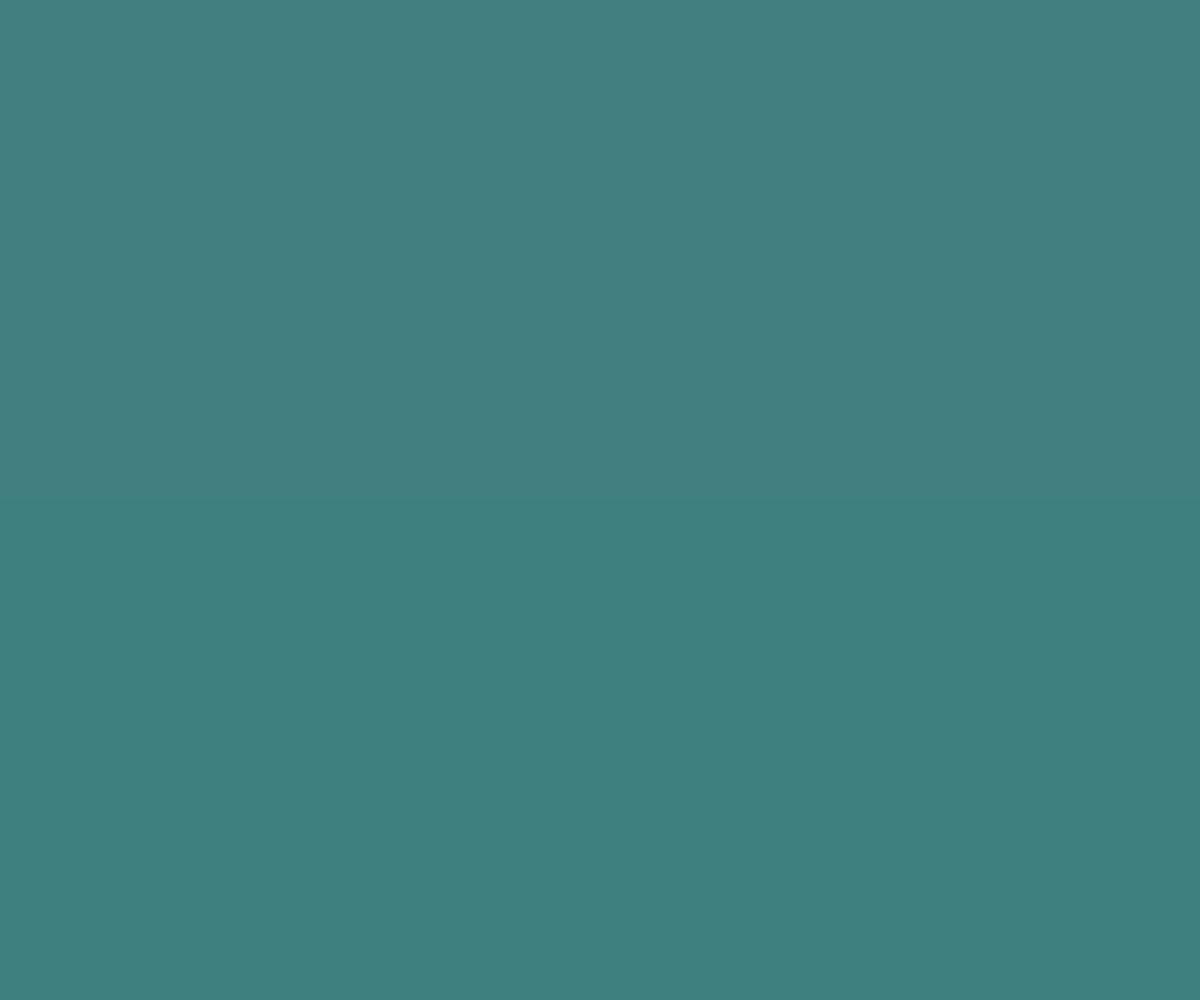
Frame 1 (no input)
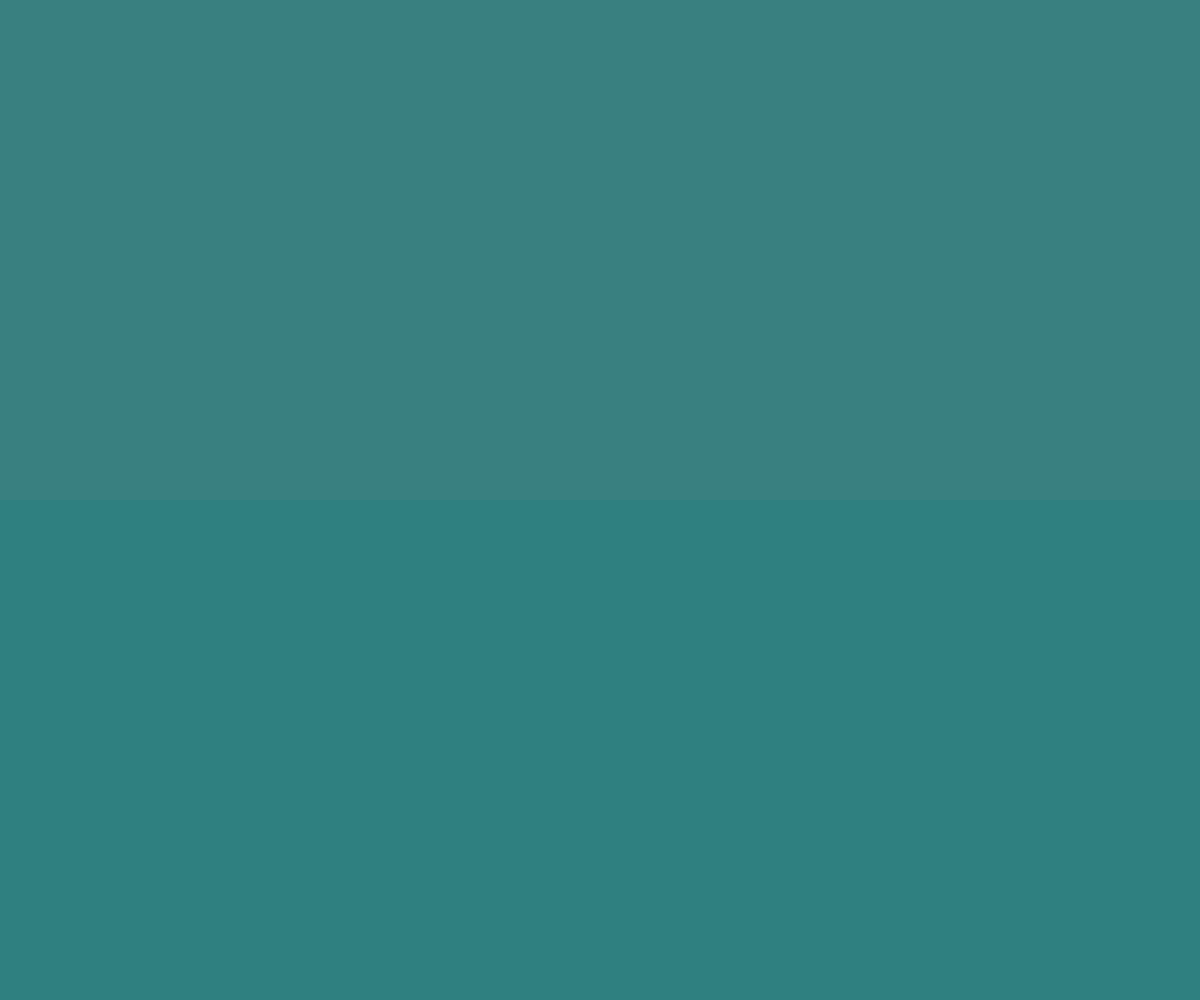
Frame 60 (no input)
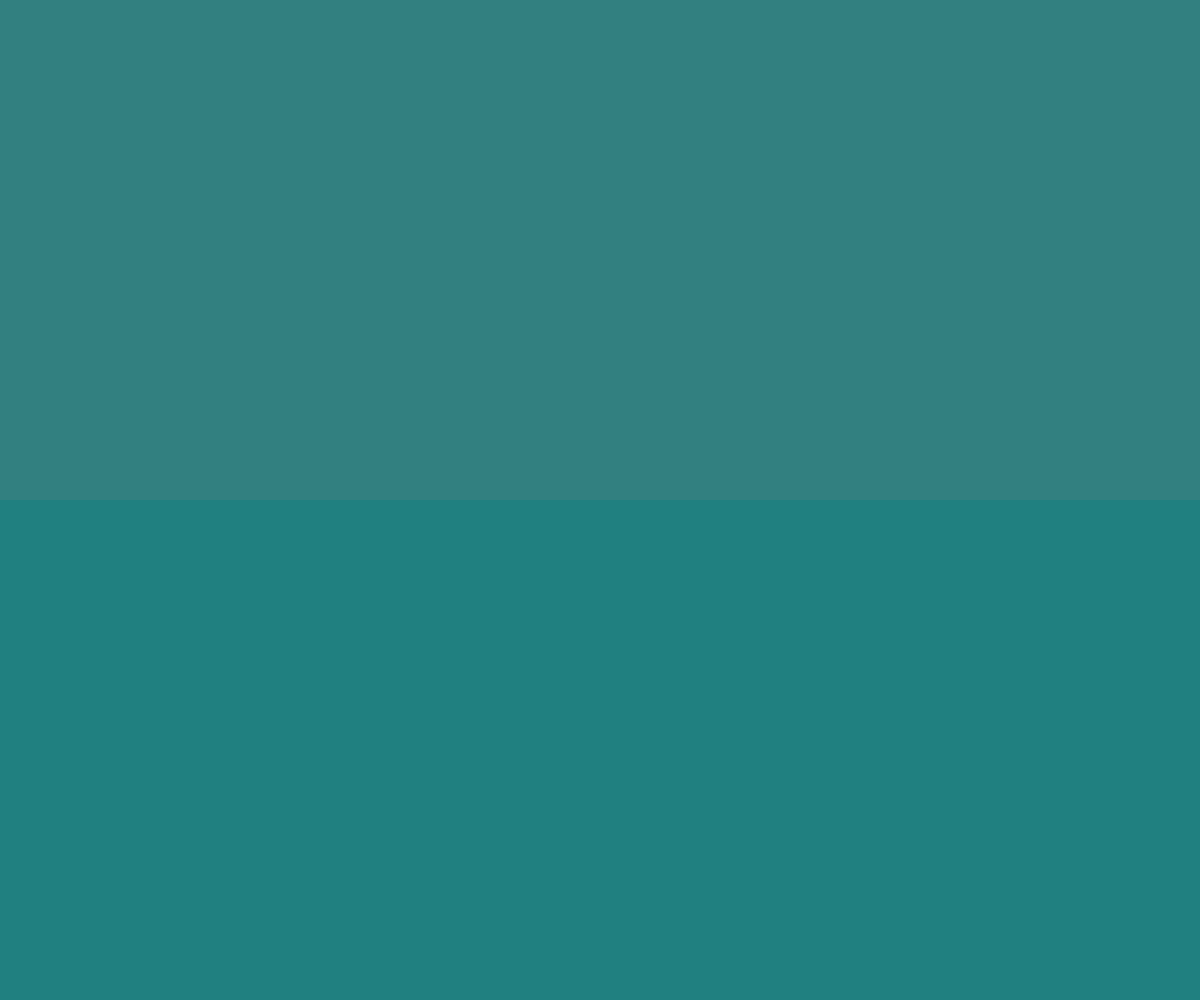
Frame 120 (the mouse pressed at the canvas centre since frame 60)

The p5.js sketch that drew these frames (run headless with seeded random() and noise() and a simulated clock; from frame 60 on, the mouse is pressed at the canvas centre):

// p5.js sketch
// ── sketch.js
// How does, how you feel change as the colors change?
// When does it feel most like a natural horizon?

// Saturation
let s1, s2;
let s1speed, s2speed;


function setup() {
  createCanvas(windowWidth, windowHeight);
  colorMode(HSB, 360, 100, 100);
  rectMode(CENTER);
  noStroke();
  s1 = 49;
  s2 = 51;
  s1speed = 0.1;
  s2speed = 0.2;
}

function draw() {
  // Change the saturation
  s1 += s1speed;
  s2 += s2speed;
  
  // Bounce the saturation back and forth
  s1speed = bounce(s1, 10, 100, s1speed);
  s2speed = bounce(s2, 10, 100, s2speed);

  // Top half
  fill(180, s1, 50);
  rect(width / 2, height / 4, width, height / 2);
  
  // Bottom half
  fill(180, s2, 50);
  rect(width / 2, 3 * height / 4, width, height / 2);

}

function bounce(pos, low, high, speed) {
  if (pos < low || pos > high) {
    speed *= -1;
    return speed;
  }
  return speed;
}

// https://editor.p5js.org/icm4.0/sketches/X078yn_i8
